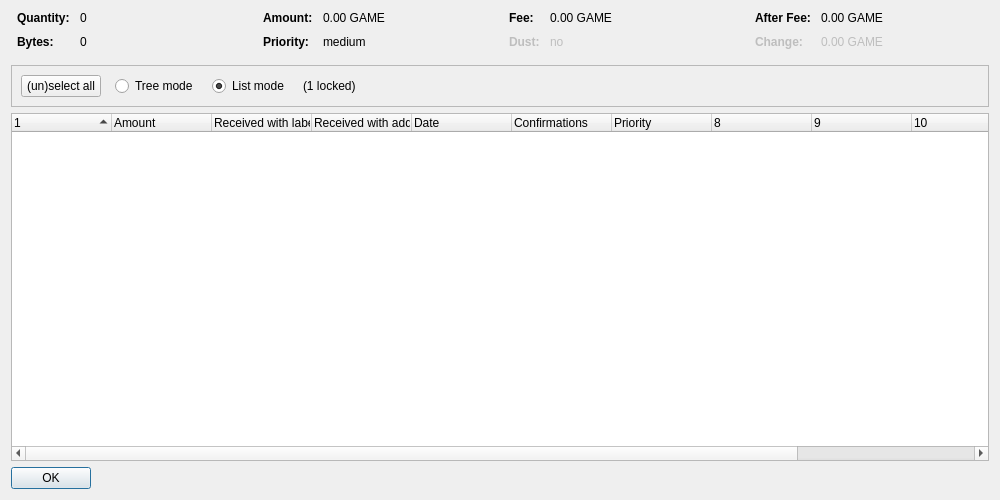
<?xml version="1.0" encoding="UTF-8"?>
<ui version="4.0">
 <class>CoinControlDialog</class>
 <widget class="QDialog" name="CoinControlDialog">
  <property name="geometry">
   <rect>
    <x>0</x>
    <y>0</y>
    <width>1000</width>
    <height>500</height>
   </rect>
  </property>
  <property name="windowTitle">
   <string>Coin Selection</string>
  </property>
  <layout class="QVBoxLayout" name="verticalLayout">
   <item>
    <layout class="QHBoxLayout" name="horizontalLayoutTop" stretch="0,0,0,0">
     <property name="topMargin">
      <number>0</number>
     </property>
     <property name="bottomMargin">
      <number>10</number>
     </property>
     <item>
      <layout class="QFormLayout" name="formLayoutCoinControl1">
       <property name="horizontalSpacing">
        <number>10</number>
       </property>
       <property name="verticalSpacing">
        <number>10</number>
       </property>
       <property name="leftMargin">
        <number>6</number>
       </property>
       <property name="rightMargin">
        <number>6</number>
       </property>
       <item row="0" column="0">
        <widget class="QLabel" name="labelCoinControlQuantityText">
         <property name="font">
          <font>
           <weight>75</weight>
           <bold>true</bold>
          </font>
         </property>
         <property name="text">
          <string>Quantity:</string>
         </property>
        </widget>
       </item>
       <item row="0" column="1">
        <widget class="QLabel" name="labelCoinControlQuantity">
         <property name="cursor">
          <cursorShape>IBeamCursor</cursorShape>
         </property>
         <property name="contextMenuPolicy">
          <enum>Qt::ActionsContextMenu</enum>
         </property>
         <property name="text">
          <string notr="true">0</string>
         </property>
         <property name="textInteractionFlags">
          <set>Qt::LinksAccessibleByMouse|Qt::TextSelectableByKeyboard|Qt::TextSelectableByMouse</set>
         </property>
        </widget>
       </item>
       <item row="1" column="0">
        <widget class="QLabel" name="labelCoinControlBytesText">
         <property name="font">
          <font>
           <weight>75</weight>
           <bold>true</bold>
          </font>
         </property>
         <property name="text">
          <string>Bytes:</string>
         </property>
        </widget>
       </item>
       <item row="1" column="1">
        <widget class="QLabel" name="labelCoinControlBytes">
         <property name="cursor">
          <cursorShape>IBeamCursor</cursorShape>
         </property>
         <property name="contextMenuPolicy">
          <enum>Qt::ActionsContextMenu</enum>
         </property>
         <property name="text">
          <string notr="true">0</string>
         </property>
         <property name="textInteractionFlags">
          <set>Qt::LinksAccessibleByMouse|Qt::TextSelectableByKeyboard|Qt::TextSelectableByMouse</set>
         </property>
        </widget>
       </item>
      </layout>
     </item>
     <item>
      <layout class="QFormLayout" name="formLayoutCoinControl2">
       <property name="horizontalSpacing">
        <number>10</number>
       </property>
       <property name="verticalSpacing">
        <number>10</number>
       </property>
       <property name="leftMargin">
        <number>6</number>
       </property>
       <property name="rightMargin">
        <number>6</number>
       </property>
       <item row="0" column="0">
        <widget class="QLabel" name="labelCoinControlAmountText">
         <property name="font">
          <font>
           <weight>75</weight>
           <bold>true</bold>
          </font>
         </property>
         <property name="text">
          <string>Amount:</string>
         </property>
        </widget>
       </item>
       <item row="0" column="1">
        <widget class="QLabel" name="labelCoinControlAmount">
         <property name="cursor">
          <cursorShape>IBeamCursor</cursorShape>
         </property>
         <property name="contextMenuPolicy">
          <enum>Qt::ActionsContextMenu</enum>
         </property>
         <property name="text">
          <string notr="true">0.00 GAME</string>
         </property>
         <property name="textInteractionFlags">
          <set>Qt::LinksAccessibleByMouse|Qt::TextSelectableByKeyboard|Qt::TextSelectableByMouse</set>
         </property>
        </widget>
       </item>
       <item row="1" column="0">
        <widget class="QLabel" name="labelCoinControlPriorityText">
         <property name="font">
          <font>
           <weight>75</weight>
           <bold>true</bold>
          </font>
         </property>
         <property name="text">
          <string>Priority:</string>
         </property>
        </widget>
       </item>
       <item row="1" column="1">
        <widget class="QLabel" name="labelCoinControlPriority">
         <property name="cursor">
          <cursorShape>IBeamCursor</cursorShape>
         </property>
         <property name="contextMenuPolicy">
          <enum>Qt::ActionsContextMenu</enum>
         </property>
         <property name="text">
          <string notr="true">medium</string>
         </property>
         <property name="textInteractionFlags">
          <set>Qt::LinksAccessibleByMouse|Qt::TextSelectableByKeyboard|Qt::TextSelectableByMouse</set>
         </property>
        </widget>
       </item>
      </layout>
     </item>
     <item>
      <layout class="QFormLayout" name="formLayoutCoinControl3">
       <property name="horizontalSpacing">
        <number>10</number>
       </property>
       <property name="verticalSpacing">
        <number>10</number>
       </property>
       <property name="leftMargin">
        <number>6</number>
       </property>
       <property name="rightMargin">
        <number>6</number>
       </property>
       <item row="0" column="0">
        <widget class="QLabel" name="labelCoinControlFeeText">
         <property name="font">
          <font>
           <weight>75</weight>
           <bold>true</bold>
          </font>
         </property>
         <property name="text">
          <string>Fee:</string>
         </property>
        </widget>
       </item>
       <item row="0" column="1">
        <widget class="QLabel" name="labelCoinControlFee">
         <property name="cursor">
          <cursorShape>IBeamCursor</cursorShape>
         </property>
         <property name="contextMenuPolicy">
          <enum>Qt::ActionsContextMenu</enum>
         </property>
         <property name="text">
          <string notr="true">0.00 GAME</string>
         </property>
         <property name="textInteractionFlags">
          <set>Qt::LinksAccessibleByMouse|Qt::TextSelectableByKeyboard|Qt::TextSelectableByMouse</set>
         </property>
        </widget>
       </item>
       <item row="1" column="0">
        <widget class="QLabel" name="labelCoinControlLowOutputText">
         <property name="enabled">
          <bool>false</bool>
         </property>
         <property name="font">
          <font>
           <weight>75</weight>
           <bold>true</bold>
          </font>
         </property>
         <property name="text">
          <string>Dust:</string>
         </property>
        </widget>
       </item>
       <item row="1" column="1">
        <widget class="QLabel" name="labelCoinControlLowOutput">
         <property name="enabled">
          <bool>false</bool>
         </property>
         <property name="cursor">
          <cursorShape>IBeamCursor</cursorShape>
         </property>
         <property name="contextMenuPolicy">
          <enum>Qt::ActionsContextMenu</enum>
         </property>
         <property name="text">
          <string notr="true">no</string>
         </property>
         <property name="textInteractionFlags">
          <set>Qt::LinksAccessibleByMouse|Qt::TextSelectableByKeyboard|Qt::TextSelectableByMouse</set>
         </property>
        </widget>
       </item>
      </layout>
     </item>
     <item>
      <layout class="QFormLayout" name="formLayoutCoinControl4">
       <property name="horizontalSpacing">
        <number>10</number>
       </property>
       <property name="verticalSpacing">
        <number>10</number>
       </property>
       <property name="leftMargin">
        <number>6</number>
       </property>
       <property name="rightMargin">
        <number>6</number>
       </property>
       <item row="0" column="0">
        <widget class="QLabel" name="labelCoinControlAfterFeeText">
         <property name="font">
          <font>
           <weight>75</weight>
           <bold>true</bold>
          </font>
         </property>
         <property name="text">
          <string>After Fee:</string>
         </property>
        </widget>
       </item>
       <item row="0" column="1">
        <widget class="QLabel" name="labelCoinControlAfterFee">
         <property name="cursor">
          <cursorShape>IBeamCursor</cursorShape>
         </property>
         <property name="contextMenuPolicy">
          <enum>Qt::ActionsContextMenu</enum>
         </property>
         <property name="text">
          <string notr="true">0.00 GAME</string>
         </property>
         <property name="textInteractionFlags">
          <set>Qt::LinksAccessibleByMouse|Qt::TextSelectableByKeyboard|Qt::TextSelectableByMouse</set>
         </property>
        </widget>
       </item>
       <item row="1" column="0">
        <widget class="QLabel" name="labelCoinControlChangeText">
         <property name="enabled">
          <bool>false</bool>
         </property>
         <property name="font">
          <font>
           <weight>75</weight>
           <bold>true</bold>
          </font>
         </property>
         <property name="text">
          <string>Change:</string>
         </property>
        </widget>
       </item>
       <item row="1" column="1">
        <widget class="QLabel" name="labelCoinControlChange">
         <property name="enabled">
          <bool>false</bool>
         </property>
         <property name="cursor">
          <cursorShape>IBeamCursor</cursorShape>
         </property>
         <property name="contextMenuPolicy">
          <enum>Qt::ActionsContextMenu</enum>
         </property>
         <property name="text">
          <string notr="true">0.00 GAME</string>
         </property>
         <property name="textInteractionFlags">
          <set>Qt::LinksAccessibleByMouse|Qt::TextSelectableByKeyboard|Qt::TextSelectableByMouse</set>
         </property>
        </widget>
       </item>
      </layout>
     </item>
    </layout>
   </item>
   <item>
    <widget class="QFrame" name="frame">
     <property name="minimumSize">
      <size>
       <width>0</width>
       <height>40</height>
      </size>
     </property>
     <property name="frameShape">
      <enum>QFrame::StyledPanel</enum>
     </property>
     <property name="frameShadow">
      <enum>QFrame::Sunken</enum>
     </property>
     <layout class="QHBoxLayout" name="horizontalLayout">
      <item>
       <layout class="QHBoxLayout" name="horizontalLayoutPanel" stretch="0,0,0,0,0">
        <property name="spacing">
         <number>14</number>
        </property>
        <item>
         <widget class="QPushButton" name="pushButtonSelectAll">
          <property name="sizePolicy">
           <sizepolicy hsizetype="Maximum" vsizetype="Fixed">
            <horstretch>0</horstretch>
            <verstretch>0</verstretch>
           </sizepolicy>
          </property>
          <property name="text">
           <string>(un)select all</string>
          </property>
          <property name="autoDefault">
           <bool>false</bool>
          </property>
         </widget>
        </item>
        <item>
         <widget class="QRadioButton" name="radioTreeMode">
          <property name="sizePolicy">
           <sizepolicy hsizetype="Maximum" vsizetype="Fixed">
            <horstretch>0</horstretch>
            <verstretch>0</verstretch>
           </sizepolicy>
          </property>
          <property name="text">
           <string>Tree mode</string>
          </property>
         </widget>
        </item>
        <item>
         <widget class="QRadioButton" name="radioListMode">
          <property name="sizePolicy">
           <sizepolicy hsizetype="Maximum" vsizetype="Fixed">
            <horstretch>0</horstretch>
            <verstretch>0</verstretch>
           </sizepolicy>
          </property>
          <property name="text">
           <string>List mode</string>
          </property>
          <property name="checked">
           <bool>true</bool>
          </property>
         </widget>
        </item>
        <item>
         <widget class="QLabel" name="labelLocked">
          <property name="text">
           <string notr="true">(1 locked)</string>
          </property>
         </widget>
        </item>
        <item>
         <spacer name="horizontalSpacer">
          <property name="orientation">
           <enum>Qt::Horizontal</enum>
          </property>
          <property name="sizeHint" stdset="0">
           <size>
            <width>40</width>
            <height>20</height>
           </size>
          </property>
         </spacer>
        </item>
       </layout>
      </item>
     </layout>
    </widget>
   </item>
   <item>
    <widget class="CoinControlTreeWidget" name="treeWidget">
     <property name="contextMenuPolicy">
      <enum>Qt::CustomContextMenu</enum>
     </property>
     <property name="sortingEnabled">
      <bool>false</bool>
     </property>
     <property name="columnCount">
      <number>12</number>
     </property>
     <attribute name="headerShowSortIndicator" stdset="0">
      <bool>true</bool>
     </attribute>
     <attribute name="headerStretchLastSection">
      <bool>false</bool>
     </attribute>
     <column>
      <property name="text">
       <string/>
      </property>
     </column>
     <column>
      <property name="text">
       <string>Amount</string>
      </property>
     </column>
     <column>
      <property name="text">
       <string>Received with label</string>
      </property>
     </column>
     <column>
      <property name="text">
       <string>Received with address</string>
      </property>
     </column>
     <column>
      <property name="text">
       <string>Date</string>
      </property>
     </column>
     <column>
      <property name="text">
       <string>Confirmations</string>
      </property>
      <property name="toolTip">
       <string>Confirmed</string>
      </property>
     </column>
     <column>
      <property name="text">
       <string>Priority</string>
      </property>
     </column>
     <column>
      <property name="text">
       <string/>
      </property>
     </column>
     <column>
      <property name="text">
       <string/>
      </property>
     </column>
     <column>
      <property name="text">
       <string/>
      </property>
     </column>
     <column>
      <property name="text">
       <string/>
      </property>
     </column>
     <column>
      <property name="text">
       <string/>
      </property>
     </column>
    </widget>
   </item>
   <item>
    <widget class="QDialogButtonBox" name="buttonBox">
     <property name="sizePolicy">
      <sizepolicy hsizetype="Maximum" vsizetype="Fixed">
       <horstretch>0</horstretch>
       <verstretch>0</verstretch>
      </sizepolicy>
     </property>
     <property name="orientation">
      <enum>Qt::Horizontal</enum>
     </property>
     <property name="standardButtons">
      <set>QDialogButtonBox::Ok</set>
     </property>
    </widget>
   </item>
  </layout>
 </widget>
 <customwidgets>
  <customwidget>
   <class>CoinControlTreeWidget</class>
   <extends>QTreeWidget</extends>
   <header>coincontroltreewidget.h</header>
  </customwidget>
 </customwidgets>
 <resources/>
 <connections/>
</ui>
